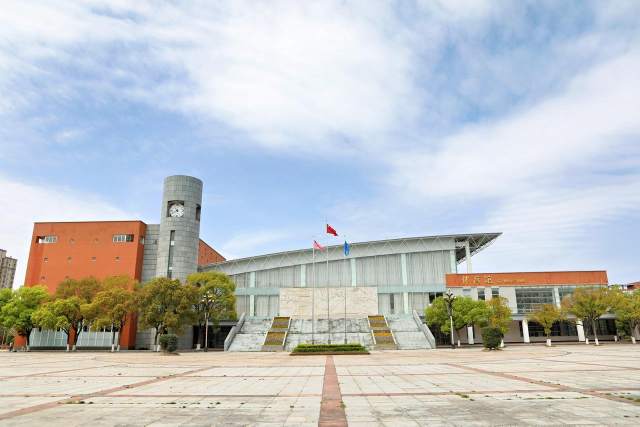
#> input picture dev/reference/PT6A6031.jpg, 1280 x 853 px (shown at 1/2 size)
$ python trace-lineart.py reference/PT6A6031.jpg
#> lines starting #> are read from the running program, lines starting #| are printed output that depends on the picture; after the words box and inside, x2 and y2 are one past the last pixel; in counts of white or black regions, pixels touching at a corner belong together
#!/usr/bin/env python3
"""把校园照片转成品牌线稿 SVG（描边/剪影两种模式）。

为什么需要它：Hero 里的校园线稿要「贴合实际建筑细节」，靠手画很难保证形准；
先用照片抽出建筑线条，再据此整理成线稿，是可控且可复现的做法。

为什么不用 potrace / ImageMagick：本机 Homebrew 前缀不可写（`brew install potrace` 需要 sudo），
没有预装 potrace / mkbitmap / magick / inkscape。因此这里用纯 Python 方案：
Pillow 负责解码与缩放，OpenCV 负责去噪、CLAHE、Canny、形态学与轮廓提取。

依赖（一次性创建虚拟环境，不污染系统 Python）：
    python3 -m venv .venv-lineart
    .venv-lineart/bin/pip install pillow opencv-python-headless

用法示例：
    # ① 直接对整张照片抽线稿
    .venv-lineart/bin/python trace-lineart.py photo.jpg -o out.svg

    # ② 只取画面上部 20%~62% 的一条横带（做 Hero 天际线常用）
    .venv-lineart/bin/python trace-lineart.py photo.jpg -o skyline.svg --band 0.20,0.62

    # ③ 先看效果再决定参数（终端字符预览，不需要浏览器）
    .venv-lineart/bin/python trace-lineart.py photo.jpg --preview

    # ④ 重噪（树叶、砖墙）时加大去噪与最短轮廓过滤
    .venv-lineart/bin/python trace-lineart.py photo.jpg -o out.svg --blur 7 --min-area 90

HEIC 输入先用系统自带 sips 转一次：
    sips -s format png photo.heic --out photo.png
"""

from __future__ import annotations

import argparse
import sys

import cv2
import numpy as np
from PIL import Image, ImageOps


def load_gray(path: str, width: int, band: tuple[float, float] | None) -> np.ndarray:
    """读取照片并转成指定工作宽度的灰度图；band 为纵向裁剪比例。"""
#> called with path = 'reference/PT6A6031.jpg', width = 1400
    image = ImageOps.exif_transpose(Image.open(path)).convert("RGB")
#> image is the input picture: PIL image 1280x853 RGB; mean R, G, B 191.3, 195.5, 197.4
    if band is not None:
        top, bottom = band
        height = image.height
        image = image.crop((0, int(height * top), image.width, int(height * bottom)))
    if image.width > width:
        ratio = width / image.width
        image = image.resize((width, max(1, int(image.height * ratio))), Image.LANCZOS)
    return cv2.cvtColor(np.asarray(image), cv2.COLOR_RGB2GRAY)
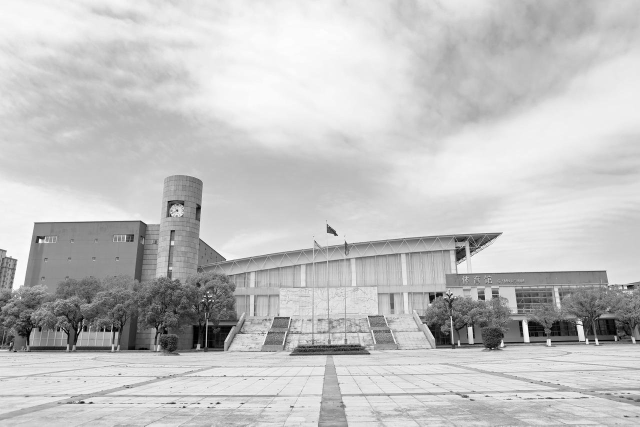
#> returned value: shape (853, 1280) (shown at 1/2 size); min 0, max 255, mean 194.4


def normalize(gray: np.ndarray) -> np.ndarray:
    """CLAHE 局部对比度均衡：逆光或阴天照片也能拉出稳定的边缘。"""
    clahe = cv2.createCLAHE(clipLimit=2.4, tileGridSize=(8, 8))
    return clahe.apply(gray)
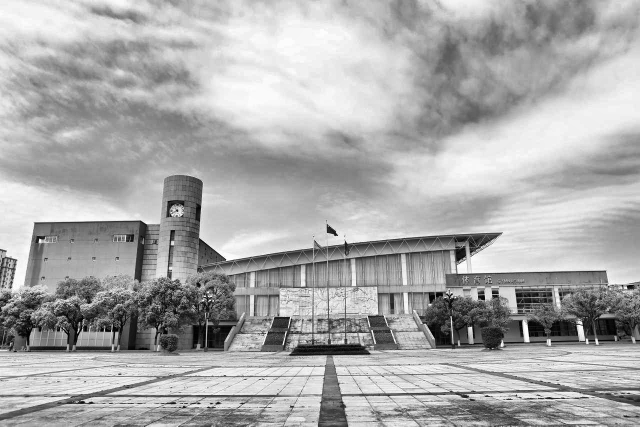
#> returned value: shape (853, 1280) (shown at 1/2 size); min 0, max 255, mean 170.5


def extract_edges(gray: np.ndarray, blur: int, low: int | None, high: int | None) -> np.ndarray:
    """去噪后做 Canny 边缘检测，输出单通道 0/255 掩膜。"""
#> called with blur = 5
    denoised = cv2.bilateralFilter(gray, 9, 42, 42)
    if blur >= 3:
        kernel = blur if blur % 2 == 1 else blur + 1
        denoised = cv2.medianBlur(denoised, kernel)
        denoised = cv2.GaussianBlur(denoised, (kernel, kernel), 0)
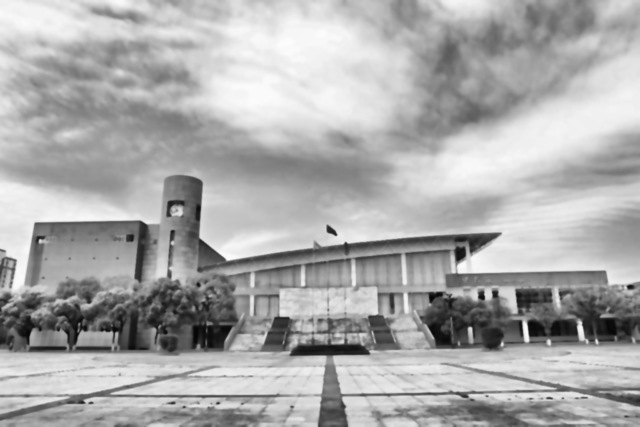
#> denoised: shape (853, 1280) (shown at 1/2 size); min 4, max 252, mean 170.9
    if low is None or high is None:
        # 用中位数自动定阈值，避免每张照片都要手调
        median = float(np.median(denoised))
#> median = 178
        low = int(max(0, 0.62 * median))
#> low = 110
        high = int(min(255, 1.55 * median))
#> high = 255
    edges = cv2.Canny(denoised, low, high, L2gradient=True)
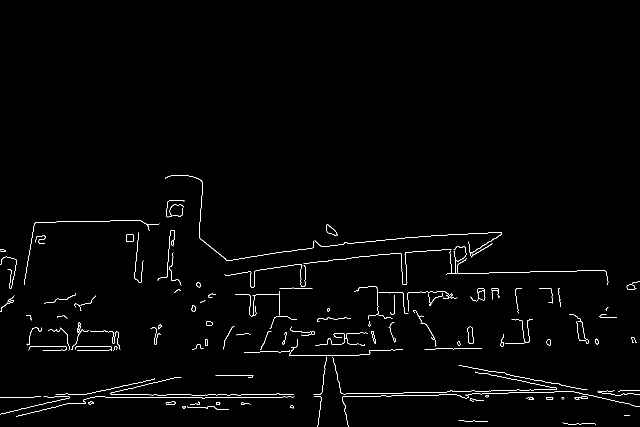
#> edges: shape (853, 1280) (shown at 1/2 size); 1.2% white in thin lines or dots, all inside (x1, y1, x2, y2) = (0, 350, 1280, 853)
    # 闭运算把断掉的建筑轮廓接起来，避免线稿碎成一堆短线段
    edges = cv2.morphologyEx(edges, cv2.MORPH_CLOSE, np.ones((3, 3), np.uint8))
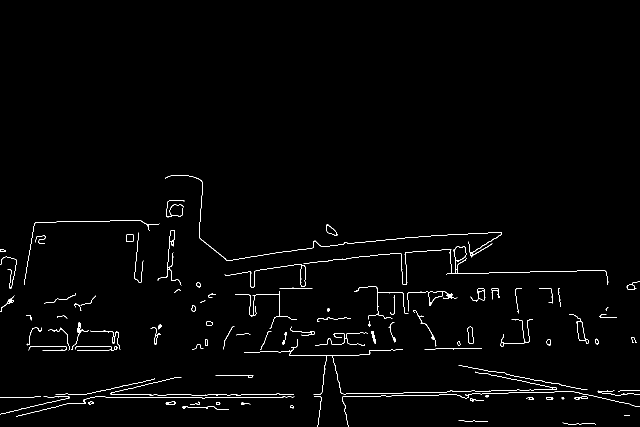
#> edges: shape (853, 1280) (shown at 1/2 size); 1.3% white in thin lines or dots, all inside (x1, y1, x2, y2) = (0, 350, 1280, 853)
    return edges


def extract_ink(gray: np.ndarray, blur: int, block: int, offset: int) -> np.ndarray:
    """自适应阈值提取「墨块」（深色结构），适合明亮天空下拍建筑的照片。"""
    denoised = cv2.bilateralFilter(gray, 9, 42, 42)
    if blur >= 3:
        kernel = blur if blur % 2 == 1 else blur + 1
        denoised = cv2.GaussianBlur(denoised, (kernel, kernel), 0)
    return cv2.adaptiveThreshold(
        denoised, 255, cv2.ADAPTIVE_THRESH_MEAN_C, cv2.THRESH_BINARY_INV, block, offset
    )


def contours_to_path(mask: np.ndarray, epsilon: float, min_area: float) -> tuple[str, int]:
    """把掩膜转成 SVG path 的 d 属性；用 evenodd 让孔洞自然镂空。"""
    contours, _ = cv2.findContours(mask, cv2.RETR_CCOMP, cv2.CHAIN_APPROX_SIMPLE)
    pieces: list[str] = []
    kept = 0
    for contour in contours:
        if cv2.contourArea(contour) < min_area and len(contour) < 6:
            continue
        approx = cv2.approxPolyDP(contour, epsilon, True)
        if len(approx) < 3:
            continue
        points = approx.reshape(-1, 2)
        kept += 1
        # 保留一位小数，SVG 体积能小一半而肉眼看不出差别
        body = " ".join(
            ("M" if index == 0 else "L") + f"{point[0] / 1:.1f} {point[1] / 1:.1f}"
            for index, point in enumerate(points)
        )
        pieces.append(body + "Z")
    return " ".join(pieces), kept


def ascii_preview(mask: np.ndarray, columns: int = 108) -> str:
    """把结果渲染成字符画，便于在终端快速判断抽线是否抓到建筑。"""
#> called with columns = 108
    height, width = mask.shape
#> height = 853; width = 1280
    rows = max(1, int(columns * height / width * 0.5))
#> rows = 35
    small = cv2.resize(mask, (columns, rows), interpolation=cv2.INTER_AREA)
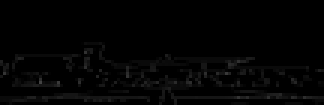
#> small: shape (35, 108) (shown 3 times larger); min 0, max 67, mean 3.2
    chars = " .:-=+*#%@"
    lines = []
    for row in small:
        lines.append(
            "".join(
                chars[min(len(chars) - 1, int(value) * len(chars) // 256)] for value in row
            )
        )
#> this loop made 35 passes
#> after the loop, lines = 35 items
    return "\n".join(lines)


def main() -> int:
    parser = argparse.ArgumentParser(description="照片 → 品牌线稿 SVG")
    parser.add_argument("input", help="输入照片路径（HEIC 请先用 sips 转成 png）")
    parser.add_argument("-o", "--output", help="输出 SVG 路径；省略时只做预览")
    parser.add_argument("--mode", choices=["edge", "ink"], default="edge",
                        help="edge=Canny 线稿（默认）；ink=自适应阈值墨块")
    parser.add_argument("--width", type=int, default=1400, help="工作宽度，默认 1400")
    parser.add_argument("--band", help="纵向裁剪比例，如 0.20,0.62")
    parser.add_argument("--blur", type=int, default=5, help="去噪核大小，默认 5；噪点多可加到 7~9")
    parser.add_argument("--low", type=int, help="Canny 低阈值（默认自动）")
    parser.add_argument("--high", type=int, help="Canny 高阈值（默认自动）")
    parser.add_argument("--block", type=int, default=21, help="ink 模式自适应阈值窗口，默认 21")
    parser.add_argument("--offset", type=int, default=9, help="ink 模式阈值偏移，默认 9")
    parser.add_argument("--epsilon", type=float, default=1.1, help="轮廓简化强度，默认 1.1；越大越概括")
    parser.add_argument("--min-area", type=float, default=28.0, help="最小轮廓面积，过滤碎点")
    parser.add_argument("--color", default="#94c52f", help="线条颜色，默认品牌青柠 #94c52f")
    parser.add_argument("--opacity", type=float, default=0.85, help="线条不透明度，默认 0.85")
    parser.add_argument("--preview", action="store_true", help="在终端输出字符预览")
    args = parser.parse_args()

    band = None
    if args.band:
        top, bottom = (float(value) for value in args.band.split(","))
        band = (top, bottom)

    gray = load_gray(args.input, args.width, band)
    gray = normalize(gray)
    if args.mode == "edge":
        mask = extract_edges(gray, args.blur, args.low, args.high)
    else:
        mask = extract_ink(gray, args.blur, args.block, args.offset)

    if args.preview or not args.output:
        print(ascii_preview(mask), file=sys.stderr)

    if not args.output:
        return 0

    height, width = mask.shape
    path, kept = contours_to_path(mask, args.epsilon, args.min_area)
    svg = (
        f'<svg xmlns="http://www.w3.org/2000/svg" viewBox="0 0 {width} {height}" '
        f'width="{width}" height="{height}" fill="none">\n'
        f'  <path d="{path}" fill="{args.color}" fill-opacity="{args.opacity}" '
        f'fill-rule="evenodd" clip-rule="evenodd"/>\n'
        f"</svg>\n"
    )
    with open(args.output, "w", encoding="utf-8") as handle:
        handle.write(svg)
    print(f"已写入 {args.output}：{width}×{height}，{kept} 条轮廓，{len(svg) / 1024:.1f} KB", file=sys.stderr)
    return 0


if __name__ == "__main__":
    raise SystemExit(main())
#> (the program exits here)
